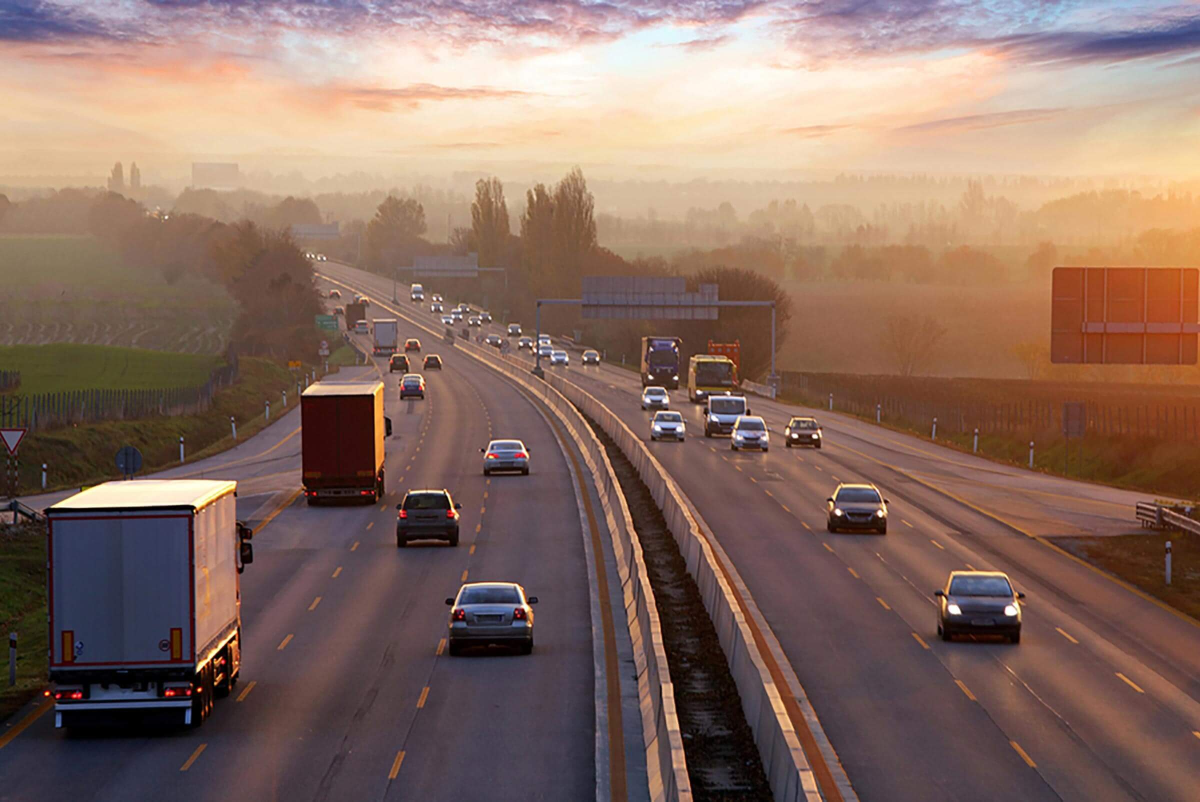
#> input picture road.jpeg, 2400 x 1603 px (shown at 1/2 size)
$ python image_pyramid.py
#> lines starting #> are read from the running program, lines starting #| are printed output that depends on the picture
import cv2
import matplotlib.pyplot as plt

img = cv2.imread('road.jpeg')
#> img is the input picture: shape (1603, 2400, 3); mean B, G, R 98.4, 109.4, 136.3
layer = img.copy()

for i in range(4):
    plt.subplot(2, 2, i + 1)

    # using pyrDown() function
    layer = cv2.pyrDown(layer)

    plt.imshow(layer)
    cv2.imshow("str(i)", layer)
    cv2.waitKey(0)
#> this loop made 4 passes
#> pass 1, `layer = cv2.pyrDown(layer)`:
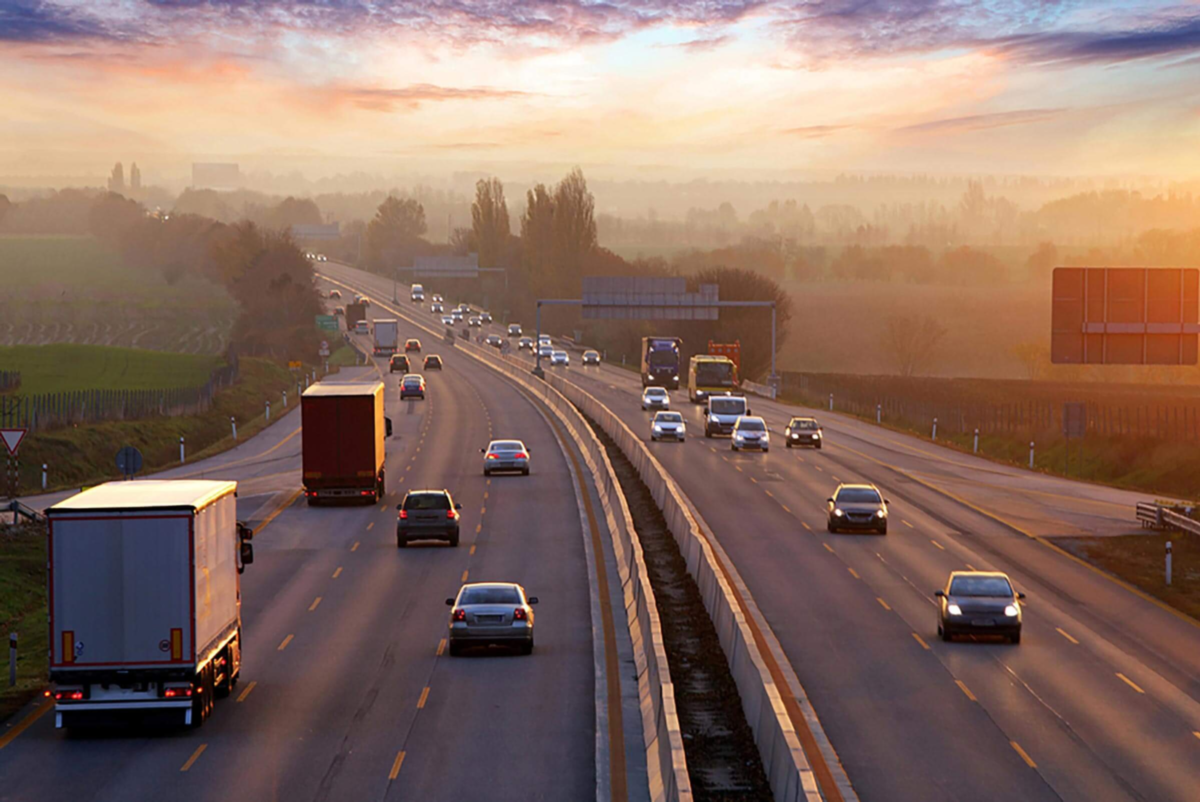
#> layer: shape (802, 1200, 3); mean B, G, R 98.4, 109.4, 136.3
#> pass 3, `layer = cv2.pyrDown(layer)`:
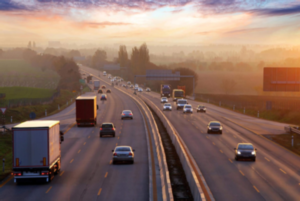
#> layer: shape (201, 300, 3); mean B, G, R 98.5, 109.4, 136.2
#> after the loop:
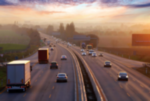
#> layer: shape (101, 150, 3); mean B, G, R 98.6, 109.3, 136

cv2.destroyAllWindows()
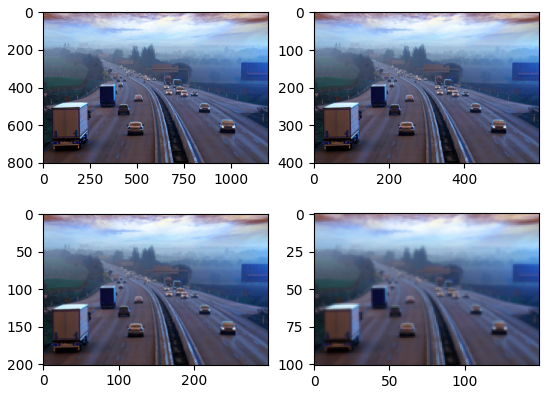
#> figure drawn by matplotlib, 4 panels; B, G, R data is drawn as R, G, B

$ run again, with chess.png saved as road.jpeg
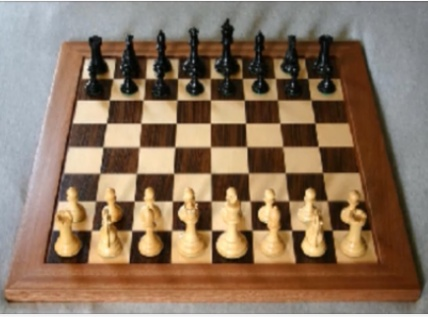
#> input picture chess.png, 428 x 317 px
#> img is the input picture: shape (317, 428, 3); mean B, G, R 95.8, 117.1, 140.2
#> the loop `for i in range(4):` made 4 passes
#> pass 1, `layer = cv2.pyrDown(layer)`:
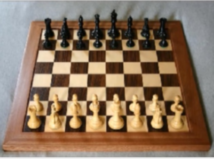
#> layer: shape (159, 214, 3); mean B, G, R 96.1, 117.3, 140.3
#> after the loop `for i in range(4):`:
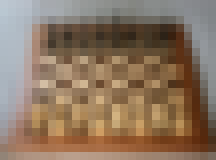
#> layer: shape (20, 27, 3) (shown 8 times larger); mean B, G, R 97.1, 117.8, 140.3
